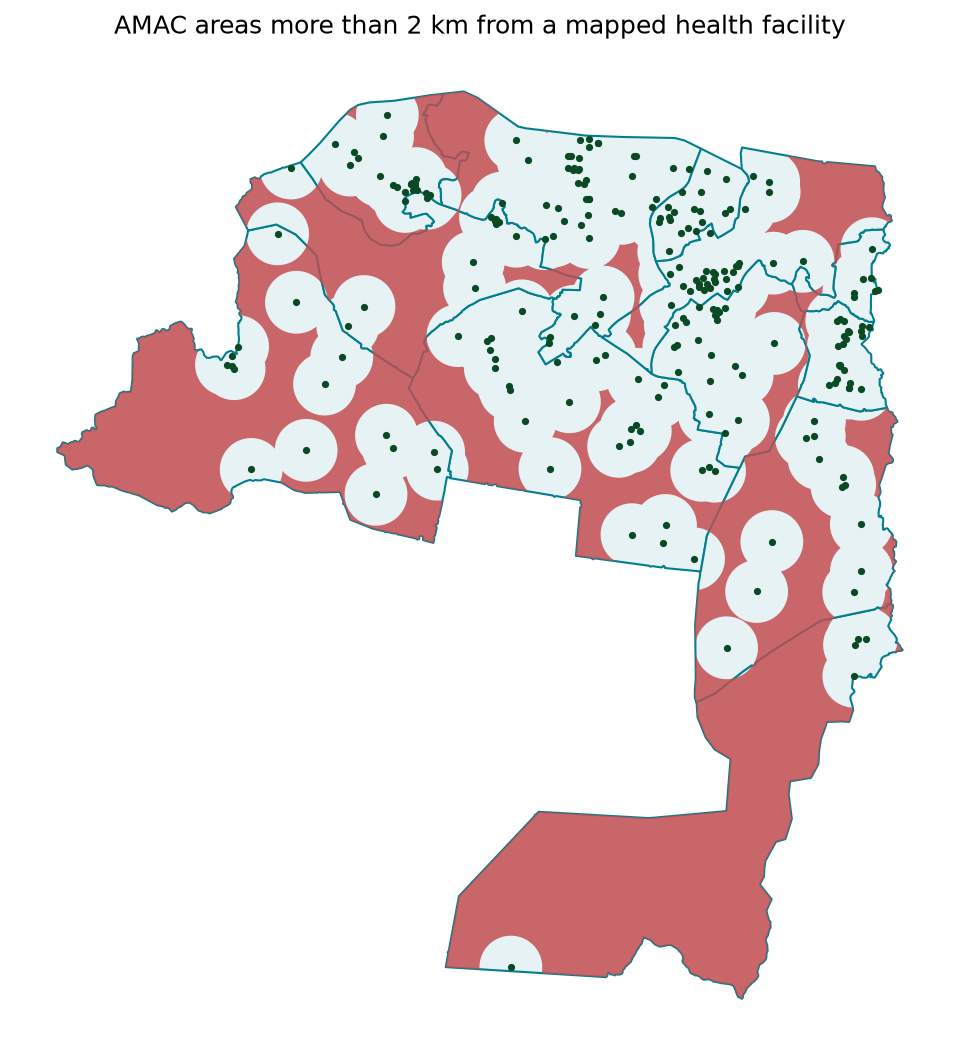

The script that saved this image:
import geopandas as gpd
import matplotlib.pyplot as plt

# 2 km straight-line reach matches the healthcare access question:
# which parts of AMAC sit more than 2 km from a mapped GRID3 facility.
wards = gpd.read_file("data/processed/amac_wards.gpkg", layer="amac_wards").to_crs(
    epsg=32632
)
facilities = gpd.read_file(
    "data/processed/amac_health_facilities.gpkg", layer="amac_health_facilities"
).to_crs(epsg=32632)

wards["area_km2"] = wards.area / 1_000_000
reach = facilities[["geometry"]].copy()
reach["geometry"] = reach.buffer(2000)
reach = reach.dissolve()

uncovered = gpd.overlay(wards, reach, how="difference")
uncovered["uncovered_km2"] = uncovered.area / 1_000_000
gaps = uncovered.groupby("ward", as_index=False)["uncovered_km2"].sum()
result = wards.merge(gaps, on="ward", how="left")
result["uncovered_km2"] = result["uncovered_km2"].fillna(0)
result["uncovered_pct"] = (
    result["uncovered_km2"] / result["area_km2"] * 100
).round(1)

print(result[["ward", "area_km2", "uncovered_km2", "uncovered_pct"]].round(2))

result.to_file("data/processed/week11_amac_reach.gpkg", layer="ward_reach")
uncovered.to_file("data/processed/week11_amac_reach.gpkg", layer="uncovered")
print("Saved data/processed/week11_amac_reach.gpkg")

fig, ax = plt.subplots(figsize=(8, 9))
result.plot(ax=ax, color="#E6F2F3", edgecolor="#037E8E")
uncovered.plot(ax=ax, color="#C44E52", edgecolor="none", alpha=0.85)
facilities.plot(ax=ax, color="#094923", markersize=6)
ax.set_title("AMAC areas more than 2 km from a mapped health facility")
ax.set_axis_off()
fig.savefig("month-03/week-11/my_reach.png", dpi=150, bbox_inches="tight")
print("Map saved")
